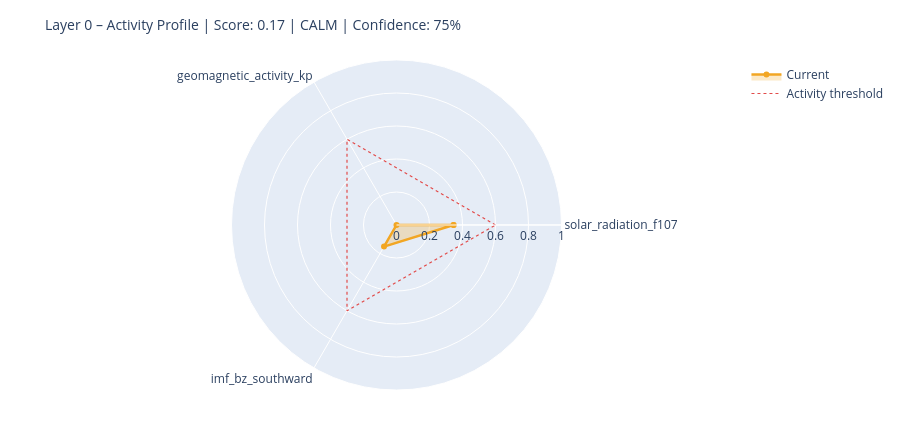

Here is the notebook cell this chart was saved with:
### Markdown cell above
---
## 6. State Assessment & Handoff to Layer 1

### Code cell
# ============================================================
# STEP 1 – Collect raw values with source modes
# Mode: 'primary' | 'fallback_3h' | 'last_valid' | 'missing'
# ============================================================

def safe_last(df, col):
    if df is None or col not in df.columns: return None
    s = df[col].dropna()
    return float(s.iloc[-1]) if not s.empty else None

f107_now = safe_last(df_f107, 'f10.7')
bz_now   = safe_last(df_mag,  'bz_gsm')
kp_now   = safe_last(df_kp,   'kp')
sw_now   = safe_last(df_sw,   'speed')

source_modes = {
    'F10.7':    'primary'  if f107_now is not None else 'missing',
    'Kp':       'primary'  if kp_now   is not None else 'missing',
    'IMF_Bz':   'primary'  if bz_now   is not None else 'missing',
    'SW_speed': 'primary'  if sw_now   is not None else 'missing',
}

# Kp Fallback – 3h endpoint
if kp_now is None:
    try:
        r = requests.get(
            'https://services.swpc.noaa.gov/json/noaa-planetary-k-index.json',
            timeout=10)
        r.raise_for_status()
        fb = pd.DataFrame(r.json())
        tc = next((c for c in fb.columns if 'time' in c.lower()), fb.columns[0])
        kc = next((c for c in fb.columns if 'kp' in c.lower() and c != tc), None)
        if kc:
            fb[kc] = fb[kc].astype(str).str.extract(r'([0-9]+(?:\.[0-9]*)?)')[0]
            fb[kc] = pd.to_numeric(fb[kc], errors='coerce')
            fb = fb[fb[kc] >= 0].dropna(subset=[kc])
            if not fb.empty:
                kp_now = float(fb[kc].iloc[-1])
                source_modes['Kp'] = 'fallback_3h'
                print(f'  Kp fallback (3h): {kp_now:.1f}')
    except Exception as e:
        print(f'  Kp fallback failed: {e}')

# Solar Wind Fallback – last valid value
if sw_now is None and df_sw is not None and 'speed' in df_sw.columns:
    s = df_sw['speed'].dropna()
    if not s.empty:
        sw_now = float(s.iloc[-1])
        source_modes['SW_speed'] = 'last_valid'
        print(f'  SW fallback (last_valid): {sw_now:.0f} km/s')

print()
print('Source modes:', source_modes)

# ============================================================
# STEP 2 – Score from available components only
# ============================================================

def norm(v, lo, hi):
    if v is None: return None
    return max(0.0, min(1.0, (v - lo) / (hi - lo)))

COMPONENTS = {
    'solar_radiation_f107':    (f107_now, norm(f107_now, 60, 250)),
    'geomagnetic_activity_kp': (kp_now,   norm(kp_now,   0,   9)),
    'imf_bz_southward':        (bz_now,   norm(-(bz_now or 0) if bz_now else None, -5, 30)
                                           if bz_now is not None else None),
    'solar_wind_speed':        (sw_now,   norm(sw_now, 300, 800)),
}

available   = {k: v[1] for k, v in COMPONENTS.items() if v[1] is not None}
unavailable = [k for k, v in COMPONENTS.items() if v[1] is None]

layer0_score = round(sum(available.values()) / len(available), 4) if available else None
confidence   = round(len(available) / len(COMPONENTS), 2)

level = ('unknown'  if layer0_score is None
         else 'calm'     if layer0_score < 0.3
         else 'moderate' if layer0_score < 0.6
         else 'active')

# ============================================================
# STEP 3 – Dominant Driver
# ============================================================

def dominant_driver(kp, f107, bz, sw):
    candidates = []
    if kp   is not None and kp   >= 4:   candidates.append(('geomagnetic',    kp / 9))
    if sw   is not None and sw   >= 500:  candidates.append(('solar_wind',     sw / 800))
    if bz   is not None and bz   <= -5:   candidates.append(('imf_southward',  abs(bz) / 30))
    if f107 is not None and f107 >= 150:  candidates.append(('solar_radiation',f107 / 250))
    return max(candidates, key=lambda x: x[1])[0] if candidates else 'none'

driver = dominant_driver(kp_now, f107_now, bz_now, sw_now)

# ============================================================
# STEP 4 – Downstream expectations
# ============================================================

def downstream_expectation(driver, score, kp, bz, f107):
    exp = {
        'magnetosphere':        'calm',
        'ionosphere':           'calm',
        'schumann_resonance':   'unchanged',
        'lithosphere_currents': 'low',
    }
    if driver == 'geomagnetic' or (kp and kp >= 5):
        exp['magnetosphere']        = 'compressed / storm'
        exp['ionosphere']           = 'elevated disturbance (TEC variability)'
        exp['schumann_resonance']   = 'elevated amplitude possible'
        exp['lithosphere_currents'] = 'elevated induction currents'
    elif driver == 'imf_southward' or (bz and bz <= -5):
        exp['magnetosphere']        = 'energy coupling active'
        exp['ionosphere']           = 'elevated electron density possible'
        exp['schumann_resonance']   = 'slight modulation possible'
    elif driver == 'solar_radiation' or (f107 and f107 >= 150):
        exp['ionosphere']           = 'elevated ionization (F-layer)'
        exp['schumann_resonance']   = 'slightly elevated background activity'
    return exp

downstream = downstream_expectation(driver, layer0_score, kp_now, bz_now, f107_now)

# ============================================================
# CONSOLE OUTPUT
# ============================================================

W = 58
print('=' * W)
print('LAYER 0 – STATE ASSESSMENT')
print('=' * W)
for name, (raw_v, score_v) in COMPONENTS.items():
    if score_v is not None:
        bar = '█' * int(score_v * 20) + '░' * (20 - int(score_v * 20))
        print(f'  {name:<35}  {bar}  {score_v:.2f}')
    else:
        print(f'  {name:<35}  {"─" * 20}  n/a')
print('-' * W)
print(f'  Score ({len(available)}/{len(COMPONENTS)} components):  {layer0_score:.3f}')
print(f'  Confidence:         {confidence:.0%}')
print(f'  Level:              {level.upper()}')
print(f'  Dominant Driver:    {driver}')

# Radar chart
cats = list(available.keys())
vals = list(available.values())
if len(cats) >= 3:
    fig = go.Figure()
    fig.add_trace(go.Scatterpolar(
        r=vals + [vals[0]], theta=cats + [cats[0]],
        fill='toself', fillcolor='rgba(242,166,35,0.25)',
        line=dict(color='#F2A623', width=2.5), name='Current'
    ))
    fig.add_trace(go.Scatterpolar(
        r=[0.6] * (len(cats) + 1), theta=cats + [cats[0]],
        line=dict(color='#E24B4A', dash='dot', width=1.2),
        mode='lines', name='Activity threshold'
    ))
    fig.update_layout(
        title=dict(text=f'Layer 0 – Activity Profile | Score: {layer0_score:.2f} | {level.upper()} | Confidence: {confidence:.0%}',
                   font=dict(size=14)),
        polar=dict(radialaxis=dict(visible=True, range=[0, 1])),
        height=430, showlegend=True,
        margin=dict(l=60, r=60, t=60, b=40)
    )
    fig.show()

### Figure 1 — Plotly figure (JSON) as saved in the notebook; plotly's stock layout.template omitted (floating-point values rounded to 4 significant figures)
{"data": [{"fill": "toself", "fillcolor": "rgba(242,166,35,0.25)", "line": {"color": "#F2A623", "width": 2.5}, "name": "Current", "r": [0.3457, 0.0, 0.1511, 0.3457], "theta": ["solar_radiation_f107", "geomagnetic_activity_kp", "imf_bz_southward", "solar_radiation_f107"], "type": "scatterpolar"}, {"line": {"color": "#E24B4A", "dash": "dot", "width": 1.2}, "mode": "lines", "name": "Activity threshold", "r": [0.6, 0.6, 0.6, 0.6], "theta": ["solar_radiation_f107", "geomagnetic_activity_kp", "imf_bz_southward", "solar_radiation_f107"], "type": "scatterpolar"}], "layout": {"height": 430, "margin": {"b": 40, "l": 60, "r": 60, "t": 60}, "polar": {"radialaxis": {"range": [0, 1], "visible": true}}, "showlegend": true, "title": {"font": {"size": 14}, "text": "Layer 0 – Activity Profile | Score: 0.17 | CALM | Confidence: 75%"}}}
